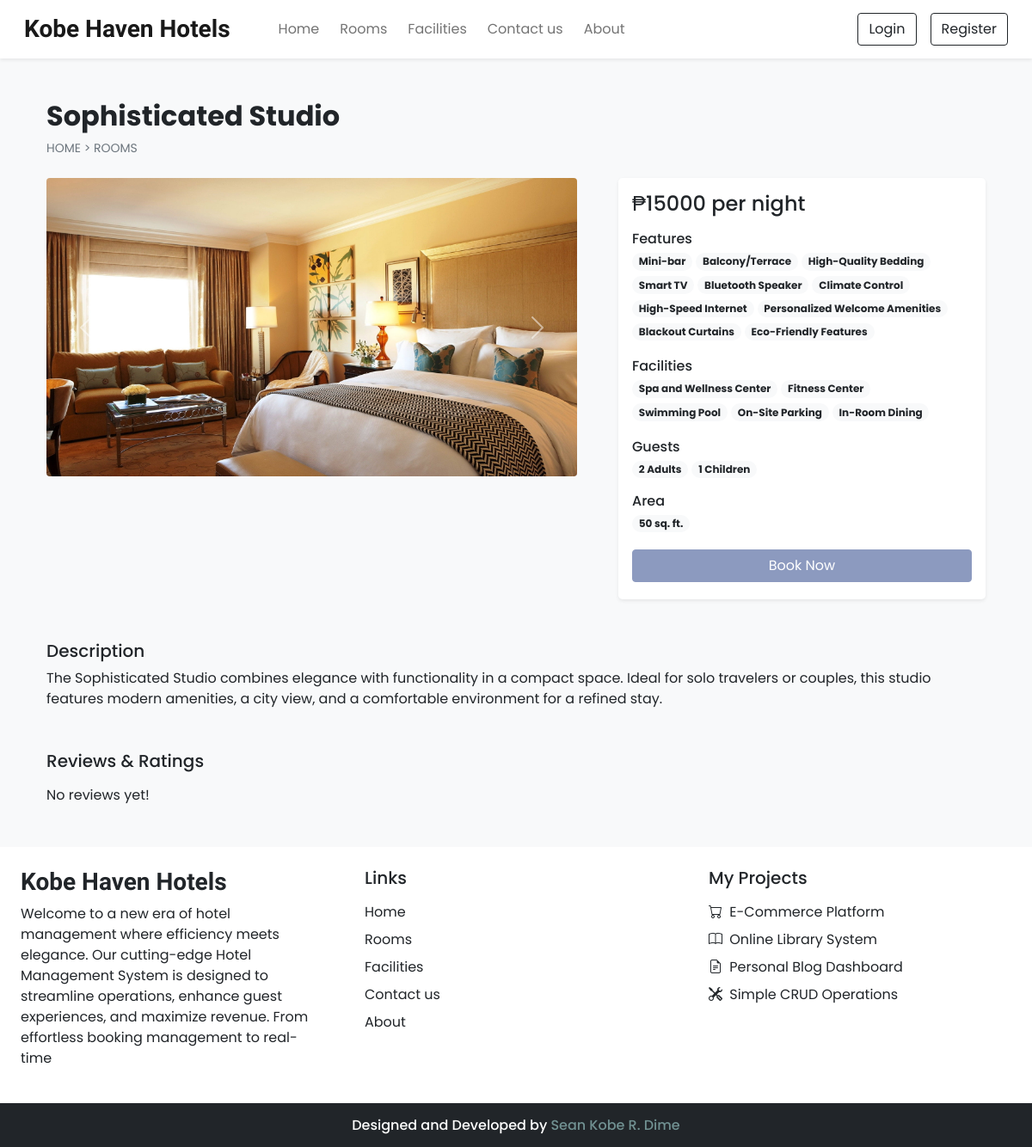
Screenshot of /room_details.php?id=16 with the database file from the repository.
### tables this page shows
CREATE TABLE `settings` (
  `sr_no` int(11) NOT NULL,
  `site_title` varchar(50) NOT NULL,
  `site_about` varchar(250) NOT NULL,
  `shutdown` tinyint(1) NOT NULL
);

CREATE TABLE `rooms` (
  `id` int(11) NOT NULL,
  `name` varchar(150) NOT NULL,
  `area` int(11) NOT NULL,
  `price` int(11) NOT NULL,
  `quantity` int(11) NOT NULL,
  `adult` int(11) NOT NULL,
  `children` int(11) NOT NULL,
  `description` varchar(350) NOT NULL,
  `status` tinyint(4) NOT NULL DEFAULT 1,
  `removed` int(11) NOT NULL DEFAULT 0
);

CREATE TABLE `room_images` (
  `sr_no` int(11) NOT NULL,
  `room_id` int(11) NOT NULL,
  `image` varchar(150) NOT NULL,
  `thumb` tinyint(4) NOT NULL DEFAULT 0
);

CREATE TABLE `features` (
  `id` int(11) NOT NULL,
  `name` varchar(50) NOT NULL
);

CREATE TABLE `facilities` (
  `id` int(11) NOT NULL,
  `icon` varchar(100) NOT NULL,
  `name` varchar(50) NOT NULL,
  `description` varchar(250) NOT NULL
);

### admin/inc/db_config.php (called while the page is built, shortened)
<?php
  function select($sql,$values,$datatypes)
  {
    $con = $GLOBALS['con'];
    if($stmt = mysqli_prepare($con,$sql))
    {
      mysqli_stmt_bind_param($stmt,$datatypes,...$values);
      if(mysqli_stmt_execute($stmt)){
        $res = mysqli_stmt_get_result($stmt);
        return $res;
      }
      else{
        mysqli_stmt_close($stmt);
        die("Query cannot be executed - Select");
      }
    }
    else{
      die("Query cannot be prepared - Select");
    }
  }
?>

### room_details.php (the view, shortened to what this page needs)
<!DOCTYPE html>
<html lang="en">
<head>
  <?php require('inc/links.php'); ?>
</head>
<body class="bg-light">
  <?php require('inc/header.php'); ?>
  <?php
    $data = filteration($_GET);
    $room_res = select("SELECT * FROM `rooms` WHERE `id`=? AND `status`=? AND `removed`=?",[$data['id'],1,0],'iii');
    $room_data = mysqli_fetch_assoc($room_res);
  ?>
  <div class="container">
    <div class="row">
      <div class="col-12 my-5 mb-4 px-4">
        <h2 class="fw-bold"><?php echo $room_data['name'] ?></h2>
        <div style="font-size: 14px;">
          <a href="index.php" class="text-secondary text-decoration-none">HOME</a>
          <span class="text-secondary"> > </span>
          <a href="rooms.php" class="text-secondary text-decoration-none">ROOMS</a>
        </div>
      </div>
      <div class="col-lg-7 col-md-12 px-4">
        <div id="roomCarousel" class="carousel slide" data-bs-ride="carousel">
          <div class="carousel-inner">
            <?php
              $room_img = ROOMS_IMG_PATH."thumbnail.jpg";
              $img_q = mysqli_query($con,"SELECT * FROM `room_images`
                WHERE `room_id`='$room_data[id]'");
              if(mysqli_num_rows($img_q)>0)
              {
                $active_class = 'active';
                while($img_res = mysqli_fetch_assoc($img_q))
                {
                  echo"
                    <div class='carousel-item $active_class'>
                      <img src='".ROOMS_IMG_PATH.$img_res['image']."' class='d-block w-100 rounded'>
                    </div>
                  ";
                  $active_class='';
                }
              }
              else{
                echo"<div class='carousel-item active'>
                  <img src='$room_img' class='d-block w-100'>
                </div>";
              }
            ?>
          </div>
          <button class="carousel-control-prev" type="button" data-bs-target="#roomCarousel" data-bs-slide="prev">
            <span class="carousel-control-prev-icon" aria-hidden="true"></span>
          </button>
          <button class="carousel-control-next" type="button" data-bs-target="#roomCarousel" data-bs-slide="next">
            <span class="carousel-control-next-icon" aria-hidden="true"></span>
          </button>
        </div>
      </div>
      <div class="col-lg-5 col-md-12 px-4">
        <div class="card mb-4 border-0 shadow-sm rounded-3">
          <div class="card-body">
            <?php
              echo<<<price
                <h4>₱$room_data[price] per night</h4>
              price;
              $fea_q = mysqli_query($con,"SELECT f.name FROM `features` f
                INNER JOIN `room_features` rfea ON f.id = rfea.features_id
                WHERE rfea.room_id = '$room_data[id]'");
              $features_data = "";
              while($fea_row = mysqli_fetch_assoc($fea_q)){
                $features_data .="<span class='badge rounded-pill bg-light text-dark text-wrap me-1 mb-1'>
                  $fea_row[name]
                </span>";
              }
              echo<<<features
                <div class="mb-3">
                  <h6 class="mb-1">Features</h6>
                  $features_data
                </div>
              features;
              $fac_q = mysqli_query($con,"SELECT f.name FROM `facilities` f
                INNER JOIN `room_facilities` rfac ON f.id = rfac.facilities_id
                WHERE rfac.room_id = '$room_data[id]'");
              $facilities_data = "";
              while($fac_row = mysqli_fetch_assoc($fac_q)){
                $facilities_data .="<span class='badge rounded-pill bg-light text-dark text-wrap me-1 mb-1'>
                  $fac_row[name]
                </span>";
              }
              echo<<<facilities
                <div class="mb-3">
                  <h6 class="mb-1">Facilities</h6>
                  $facilities_data
                </div>
              facilities;
              echo<<<guests
                <div class="mb-3">
                  <h6 class="mb-1">Guests</h6>
                  <span class="badge rounded-pill bg-light text-dark text-wrap">
                    $room_data[adult] Adults
                  </span>
                  <span class="badge rounded-pill bg-light text-dark text-wrap">
                    $room_data[children] Children
                  </span>
                </div>
              guests;
              echo<<<area
                <div class="mb-3">
                  <h6 class="mb-1">Area</h6>
                  <span class='badge rounded-pill bg-light text-dark text-wrap me-1 mb-1'>
                    $room_data[area] sq. ft.
                  </span>
                </div>
              area;
              if(!$settings_r['shutdown']){
                $login=0;
                echo<<<book
                  <button onclick='checkLoginToBook($login,$room_data[id])' class="btn w-100 text-white custom-bg shadow-none mb-1">Book Now</button>
                book;
              }
            ?>
          </div>
        </div>
      </div>
      <div class="col-12 mt-4 px-4">
        <div class="mb-5">
          <h5>Description</h5>
          <p>
            <?php echo $room_data['description'] ?>
          </p>
        </div>
        <div>
          <h5 class="mb-3">Reviews & Ratings</h5>
          <?php
            $review_q = "SELECT rr.*,uc.name AS uname, uc.profile, r.name AS rname FROM `rating_review` rr
              INNER JOIN `user_cred` uc ON rr.user_id = uc.id
              INNER JOIN `rooms` r ON rr.room_id = r.id
              WHERE rr.room_id = '$room_data[id]'
              ORDER BY `sr_no` DESC LIMIT 15";
            $review_res = mysqli_query($con,$review_q);
            if(mysqli_num_rows($review_res)==0){
              echo 'No reviews yet!';
            }
          ?>
        </div>
      </div>
    </div>
  </div>
  <?php require('inc/footer.php'); ?>
</body>
</html>

### inc/header.php (shortened to what this page needs)
<nav id="nav-bar" class="navbar navbar-expand-lg navbar-light bg-white px-lg-3 py-lg-2 shadow-sm sticky-top">
  <div class="container-fluid">
    <a class="navbar-brand me-5 fw-bold fs-3 h-font" href="index.php"><?php echo $settings_r['site_title'] ?></a>
    <div class="collapse navbar-collapse" id="navbarSupportedContent">
      <ul class="navbar-nav me-auto mb-2 mb-lg-0">
        <li class="nav-item">
          <a class="nav-link me-2" href="index.php">Home</a>
        </li>
        <li class="nav-item">
          <a class="nav-link me-2" href="rooms.php">Rooms</a>
        </li>
        <li class="nav-item">
          <a class="nav-link me-2" href="facilities.php">Facilities</a>
        </li>
        <li class="nav-item">
          <a class="nav-link me-2" href="contact.php">Contact us</a>
        </li>
        <li class="nav-item">
          <a class="nav-link" href="about.php">About</a>
        </li>
      </ul>
      <div class="d-flex">
        <?php
          if(isset($_SESSION['login']) && $_SESSION['login']==true)
          {
            $path = USERS_IMG_PATH;
            echo<<<data
              <div class="btn-group">
                <button type="button" class="btn btn-outline-dark shadow-none dropdown-toggle" data-bs-toggle="dropdown" data-bs-display="static" aria-expanded="false">
                  <img src="$path$_SESSION[uPic]" style="width: 25px; height: 25px;" class="me-1 rounded-circle">
                  $_SESSION[uName]
                </button>
                <ul class="dropdown-menu dropdown-menu-lg-end">
                  <li><a class="dropdown-item" href="profile.php">Profile</a></li>
                  <li><a class="dropdown-item" href="bookings.php">Bookings</a></li>
                  <li><a class="dropdown-item" href="logout.php">Logout</a></li>
                </ul>
              </div>
            data;
          }
          else
          {
            echo<<<data
              <button type="button" class="btn btn-outline-dark shadow-none me-lg-3 me-2" data-bs-toggle="modal" data-bs-target="#loginModal">
                Login
              </button>
              <button type="button" class="btn btn-outline-dark shadow-none" data-bs-toggle="modal" data-bs-target="#registerModal">
                Register
              </button>
            data;
          }
        ?>
      </div>
    </div>
  </div>
</nav>

### inc/footer.php (shortened to what this page needs)
<div class="container-fluid bg-white mt-5">
  <div class="row">
    <div class="col-lg-4 p-4">
      <h3 class="h-font fw-bold fs-3 mb-2"><?php echo $settings_r['site_title'] ?></h3>
      <p>
        <?php echo $settings_r['site_about'] ?>
      </p>
    </div>
    <div class="col-lg-4 p-4">
      <h5 class="mb-3">Links</h5>
      <a href="index.php" class="d-inline-block mb-2 text-dark text-decoration-none">Home</a> <br>
      <a href="rooms.php" class="d-inline-block mb-2 text-dark text-decoration-none">Rooms</a> <br>
      <a href="facilities.php" class="d-inline-block mb-2 text-dark text-decoration-none">Facilities</a> <br>
      <a href="contact.php" class="d-inline-block mb-2 text-dark text-decoration-none">Contact us</a> <br>
      <a href="about.php" class="d-inline-block mb-2 text-dark text-decoration-none">About</a>
    </div>
    <div class="col-lg-4 p-4">
        <h5 class="mb-3">My Projects</h5>
        <?php
          if($contact_r['tw']!=''){
            echo<<<data
              <a href="#" class="d-inline-block text-dark text-decoration-none mb-2">
                <i class="bi bi-cart me-1"></i> E-Commerce Platform
              </a><br>
            data;
          }
        ?>
        <a href="#" class="d-inline-block text-dark text-decoration-none mb-2">
          <i class="bi bi-book me-1"></i> Online Library System
        </a><br>
        <a href="#" class="d-inline-block text-dark text-decoration-none mb-2">
          <i class="bi bi-file-earmark-text me-1"></i> Personal Blog Dashboard
        </a><br>
        <a href="#" class="d-inline-block text-dark text-decoration-none">
          <i class="bi bi-tools me-1"></i> Simple CRUD Operations
        </a><br>
    </div>
  </div>
</div>
<h6 class="text-center bg-dark text-white p-3 m-0">
  Designed and Developed by <a href="https://seankobedime.netlify.app/" class="text-custom e">Sean Kobe R. Dime</a>
</h6>

### css/common.css (style rules this page uses)
:root { --teal: #8c9abf; --teal_hover: #6f7baf; }
* { font-family: 'Poppins', sans-serif; }
.h-font { font-family: 'Merienda', cursive; }
.custom-bg { background-color: var(--teal); border: 1px solid var(--teal); }
.text-custom { color: #719192; text-decoration: none; }

### rows the page displays
settings: site_title "Kobe Haven Hotels", site_about "Welcome to a new era of hotel management where efficiency meets elegance. Our cutting-edge Hotel Management System is designed to streamline operations, enhance guest experiences, and maximize revenue. From effortless booking management to real-time"
rooms: name "Sophisticated Studio", price "15000", adult "2", children "1", area "50", description "The Sophisticated Studio combines elegance with functionality in a compact space. Ideal for solo travelers or couples, this studio features modern amenities, a city view, and a comfortable environment for a refined stay."
room_images: image (picture)
features: name "Mini-bar"
features: name "Balcony/Terrace"
features: name "High-Quality Bedding"
features: name "Smart TV"
features: name "Bluetooth Speaker"
features: name "Climate Control"
features: name "High-Speed Internet"
features: name "Personalized Welcome Amenities"
features: name "Blackout Curtains"
features: name "Eco-Friendly Features"
facilities: name "Spa and Wellness Center"
facilities: name "Fitness Center"
facilities: name "Swimming Pool"
facilities: name "On-Site Parking"
facilities: name "In-Room Dining"
